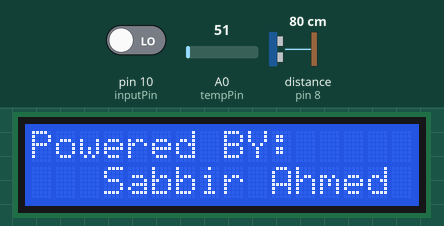
Recording of a sketch running on a simulated Arduino Uno, built with avr-gcc and run on an emulated ATmega328P. On the bench: 16×2 character LCD. Inputs (shaded band) come from the test bench; at power-on: pin 10 (inputPin) LOW, A0 (tempPin) = 51, distance to the obstacle (sensor on pin 8) 80 cm. The echo pulse lasts 58.3 µs per cm; what the sketch prints to the serial monitor is not drawn.

Above: at 0.1 s.
1.8 s: pin 10 (inputPin) driven HIGH
At 2.6 s:
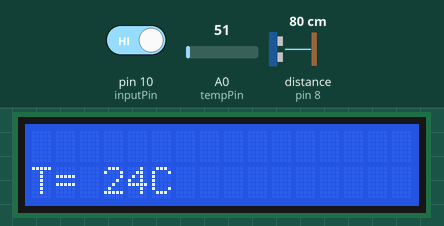
At 3.3 s:
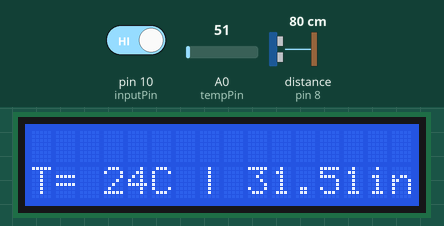
4.3 s: pin 10 (inputPin) driven LOW
At 6.4 s:
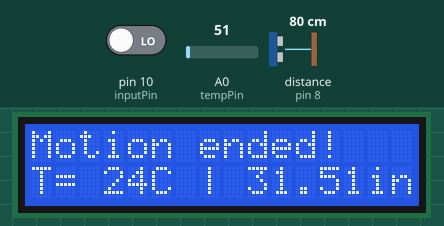
Timing chart, 0 to 7.9 s (numbered marks = the images above; inputs shaded):
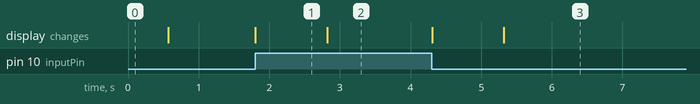

The sketch:

room_scanner_v2.ino
```cpp
#include <LiquidCrystal.h>
#include <SoftwareSerial.h>;

//HC 05
SoftwareSerial bluetooth(0, 1); // RX, TX
int BluetoothData;

//HC SR-05
#define ECHOPIN 8        // Pin to receive echo pulse
#define TRIGPIN 9        // Pin to send trigger pulse

//LM-35
#define tempPin 0

//pir sensor
#define inputPin 10

// initialize the library with the numbers of the interface pins
LiquidCrystal lcd(2, 3, 4, 5, 6, 7);

//lm35
int val;

//pir
int pirState = LOW; // we start, assuming no motion detected
int pirVal = 0; // variable for reading the pin status


void setup() {

  Serial.begin(9600);
  bluetooth.begin(9600);
  lcd.begin(16, 2);
  lcd.setCursor(0, 0);
  lcd.print("Powered BY:");
  lcd.setCursor(3, 1);
  lcd.print("Sabbir Ahmed");
  delay(500);
  lcd.clear();

  //HC SR-05
  pinMode(ECHOPIN, INPUT);
  pinMode(TRIGPIN, OUTPUT);
}

void loop() {
  if (bluetooth.available())
  {
    BluetoothData = bluetooth.read();

    if (BluetoothData == 't')
    {
      temp();
    }
    if (BluetoothData == 'd')
    {
      dist();
    }
  }
  pirVal = digitalRead(inputPin); // read input pirValue
  if (pirVal == HIGH) { // check if the input is HIGH

    if (pirState == LOW) {
      // we have just turned on
      lcd.clear();
      Serial.println("Motion detected!");
      temp();
      lcd.print("Motion detected!");
      dist();
      // We only want to print on the output change, not state
      pirState = HIGH;
    }
  } else {

    if (pirState == HIGH) {
      // we have just turned of
      lcd.clear();
      Serial.println("Motion detected!");
      lcd.print("Motion ended!");
      temp();
      dist();
      // We only want to print on the output change, not state
      pirState = LOW;
    }
  }
}

void temp() {
  //lm35 sensor
  val = analogRead(tempPin);
  float mv = ( val / 1024.0) * 5000;
  int cel = mv / 10;
  //farenhite
  //float farh = (cel * 9) / 5 + 32;
  lcd.setCursor(0, 1);
  lcd.print("T= ");
  lcd.print(cel);
  lcd.print("C");
  Serial.print("Temp= ");
  Serial.print(cel);
  Serial.println();
  delay(1000);
}

void dist()
{
  // Start Ranging -Generating a trigger of 10us burst
  digitalWrite(TRIGPIN, LOW);
  delayMicroseconds(2);
  digitalWrite(TRIGPIN, HIGH);
  delayMicroseconds(10);
  digitalWrite(TRIGPIN, LOW);

  // Distance Calculation


  float distance = pulseIn(ECHOPIN, HIGH);
  distance = distance / 58.2;

  if (distance <= 30) {
    /* The speed of sound is 340 m/s or 29 us per cm.The Ultrasonic burst travels out & back.So to find the distance of object we divide by 58  */
    lcd.setCursor(6, 1);
    lcd.print(" | ");
    lcd.print(distance);
    lcd.print("cm");
    Serial.print(distance);
    Serial.println("cm");

  }
  else {
    dist_inch();
  }
  delay(200);
}

void dist_inch()
{
  // Start Ranging -Generating a trigger of 10us burst
  digitalWrite(TRIGPIN, LOW);
  delayMicroseconds(2);
  digitalWrite(TRIGPIN, HIGH);
  delayMicroseconds(10);
  digitalWrite(TRIGPIN, LOW);

  // Distance Calculation


  float distance = pulseIn(ECHOPIN, HIGH);
  distance = distance / 148;

  /* The speed of sound is 340 m/s or 29 us per cm.The Ultrasonic burst travels out & back.So to find the distance of object we divide by 58  */
  lcd.setCursor(6, 1);
  lcd.print(" | ");
  lcd.print(distance);
  lcd.print("in");
  Serial.print(distance);
  Serial.println("in");

  delay(200);
}
```

Measured:
- after the input at 1.8 s, the display: changes at once (image 1)
- after the input at 4.3 s, the display: first changes at once (image 3 shows a later state)
- what the display in image 1 shows lasts 1.0 s, from 1.8 s to 2.8 s
